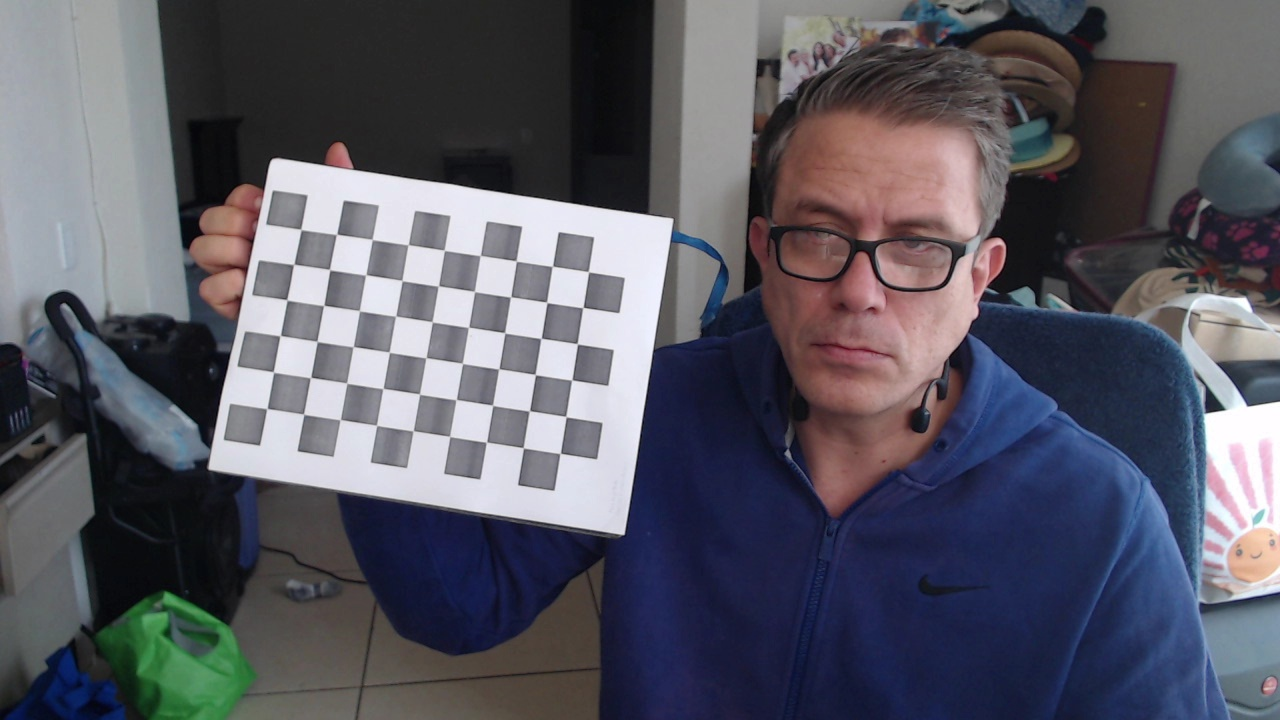
#> input picture historial/calibracion_imgs/calib_21.jpg, 1280 x 720 px; its folder holds only this picture in this run
$ python calibrar_camara.py
#> lines starting #> are read from the running program, lines starting #| are printed output that depends on the picture; after the words box and inside, x2 and y2 are one past the last pixel; in counts of white or black regions, pixels touching at a corner belong together; long printed decimals are rounded
import cv2
import numpy as np
import glob

# Parámetros del tablero de ajedrez
num_cuadros_x = 9  # Número de cuadros internos en horizontal
num_cuadros_y = 6  # Número de cuadros internos en vertical
tam_cuadro = 25.0  # Tamaño de cada cuadro en mm (ajusta según tu impresión)

# Crea los puntos 3D del tablero de ajedrez
objp = np.zeros((num_cuadros_y * num_cuadros_x, 3), np.float32)
objp[:, :2] = np.mgrid[0:num_cuadros_x, 0:num_cuadros_y].T.reshape(-1, 2)
objp *= tam_cuadro

objpoints = []  # Puntos 3D en el mundo real
imgpoints = []  # Puntos 2D en la imagen

# Lee todas las imágenes de la carpeta
imagenes = glob.glob('calibracion_imgs/*.jpg')

for fname in imagenes:
    img = cv2.imread(fname)
#> img is the input picture: shape (720, 1280, 3); mean B, G, R 98.3, 87.8, 88.2
    gray = cv2.cvtColor(img, cv2.COLOR_BGR2GRAY)
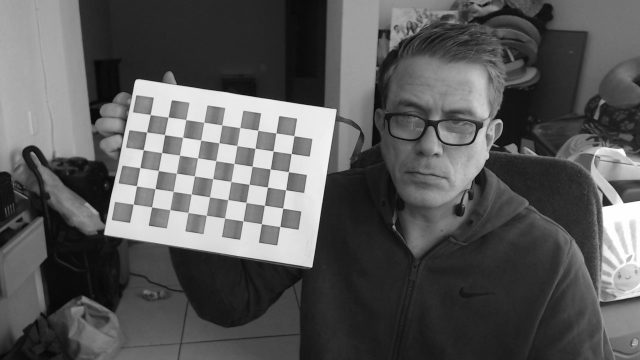
#> gray: shape (720, 1280) (shown at 1/2 size); min 0, max 255, mean 89.1

    # Encuentra las esquinas del tablero de ajedrez
    ret, corners = cv2.findChessboardCorners(gray, (num_cuadros_x, num_cuadros_y), None)
#> ret = True; corners = 54 rows, first 8: [300.3, 228.8], [337.4, 233.7], [372.4, 239.7], [408.5, 244.3], [444.2, 250.2], [480.4, 255.3], [516, 260.7], [552.7, 265.6]

    if ret:
        objpoints.append(objp)
        imgpoints.append(corners)
        # Dibuja y muestra las esquinas
        cv2.drawChessboardCorners(img, (num_cuadros_x, num_cuadros_y), corners, ret)
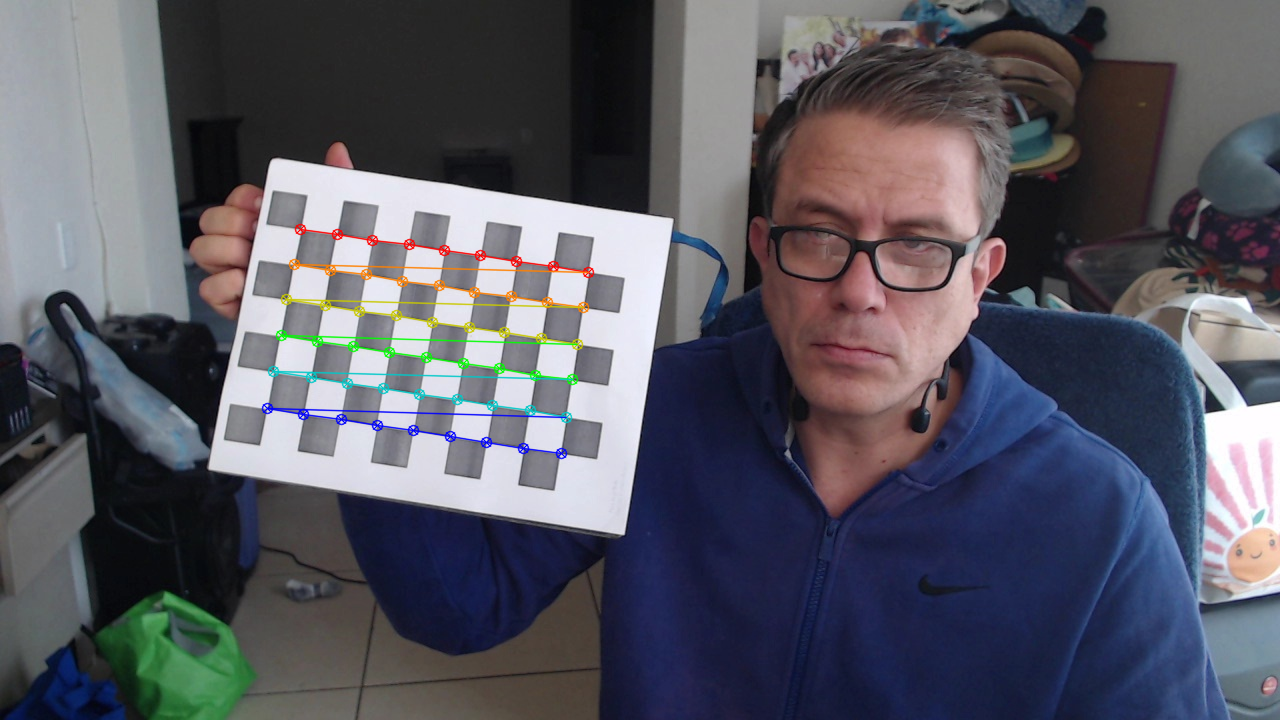
#> img: shape (720, 1280, 3); 1.5% of pixels changed, all inside (x1, y1, x2, y2) = (261, 223, 595, 460)
        cv2.imshow('Esquinas detectadas', img)
        cv2.waitKey(200)
    else:
        print(f"No se detectaron esquinas en {fname}")

cv2.destroyAllWindows()

# Calibra la cámara
ret, mtx, dist, rvecs, tvecs = cv2.calibrateCamera(objpoints, imgpoints, gray.shape[::-1], None, None)
#> ret = 0.62; mtx = [[11912.4, 0, 596.9], [0, 9496.3, 366.9], [0, 0, 1]]; dist = [[9.42, -3294.6, 0.426, -0.2, -6.44]]; rvecs = ([0.0577, 0.645, 0.154],); tvecs = ([-161.8, -97.22, 6555.1],)

print("\nMatriz de la cámara (mtx):\n", mtx)
#| Matriz de la cámara (mtx):
#|  [[1.19123608e+04 0.00000000e+00 5.96874402e+02]
#|  [0.00000000e+00 9.49634479e+03 3.66880366e+02]
#|  [0.00000000e+00 0.00000000e+00 1.00000000e+00]]
print("\nCoeficientes de distorsión (dist):\n", dist)
#| Coeficientes de distorsión (dist):
#|  [[ 9.41796281e+00 -3.29455623e+03  4.26252455e-01 -2.00097019e-01
#|   -6.43820512e+00]]
print("\nError de reproyección:", ret)
#| Error de reproyección: 0.6202

# Guarda los parámetros en un archivo
np.savez('parametros_calibracion.npz', mtx=mtx, dist=dist, rvecs=rvecs, tvecs=tvecs)
print("\nParámetros guardados en 'parametros_calibracion.npz'")

$ run again, on historial/calibracion_imgs/calib_25.jpg
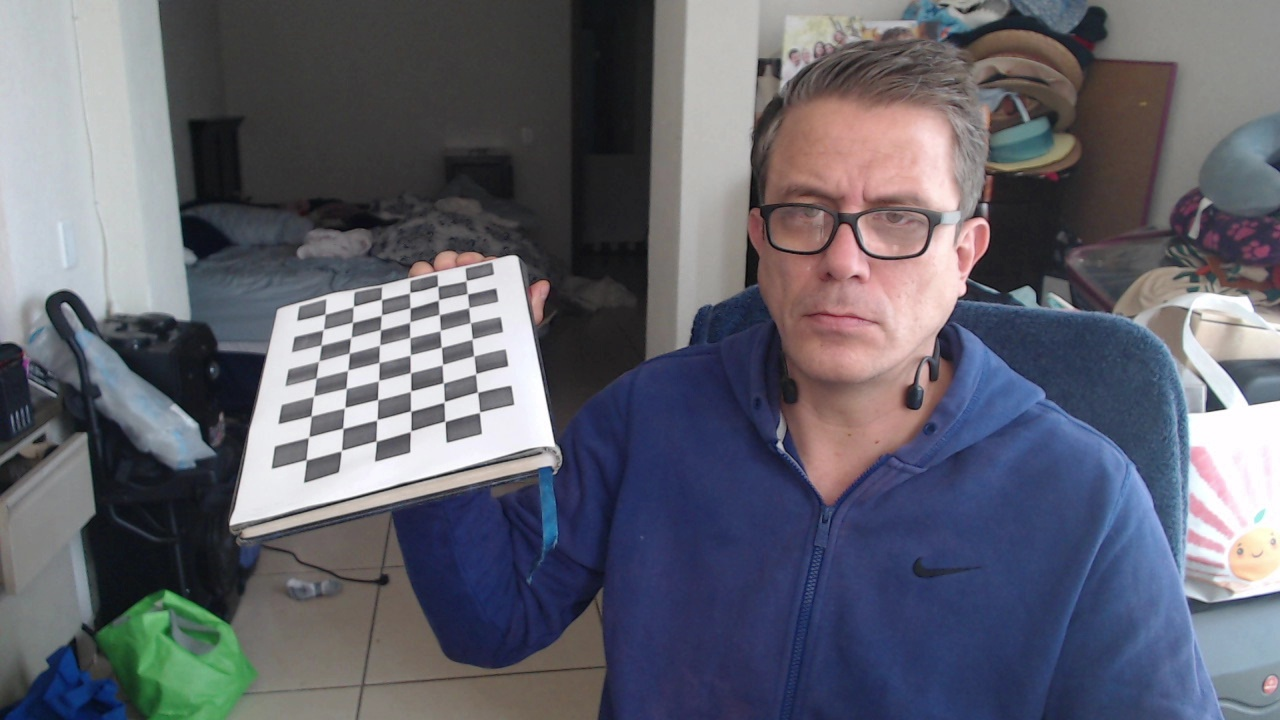
#> input picture historial/calibracion_imgs/calib_25.jpg, 1280 x 720 px
#> img is the input picture: shape (720, 1280, 3); mean B, G, R 108.9, 98.2, 97.4
#> `gray = cv2.cvtColor(img, cv2.COLOR_BGR2GRAY)`:
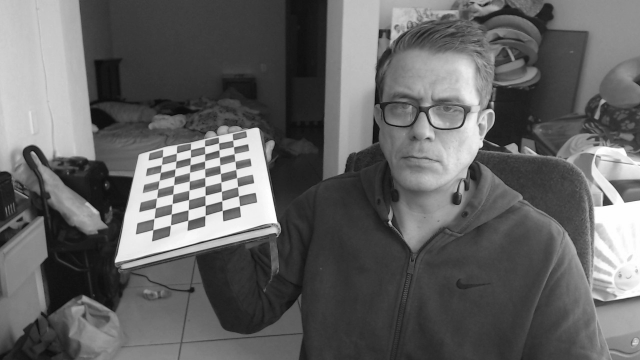
#> gray: shape (720, 1280) (shown at 1/2 size); min 3, max 255, mean 99.2
#> `ret, corners = cv2.findChessboardCorners(gray, (num_cuadros_x, num_cua..`: ret = True; corners = 54 rows, first 8: [466.5, 280.3], [467.6, 293.7], [469, 307.4], [470.3, 322.7], [472.4, 338.7], [473.6, 355.7], [475.9, 373.5], [477.6, 392.3]
#> `cv2.drawChessboardCorners(img, (num_cuadros_x, num_cuadros_y), corners..`:
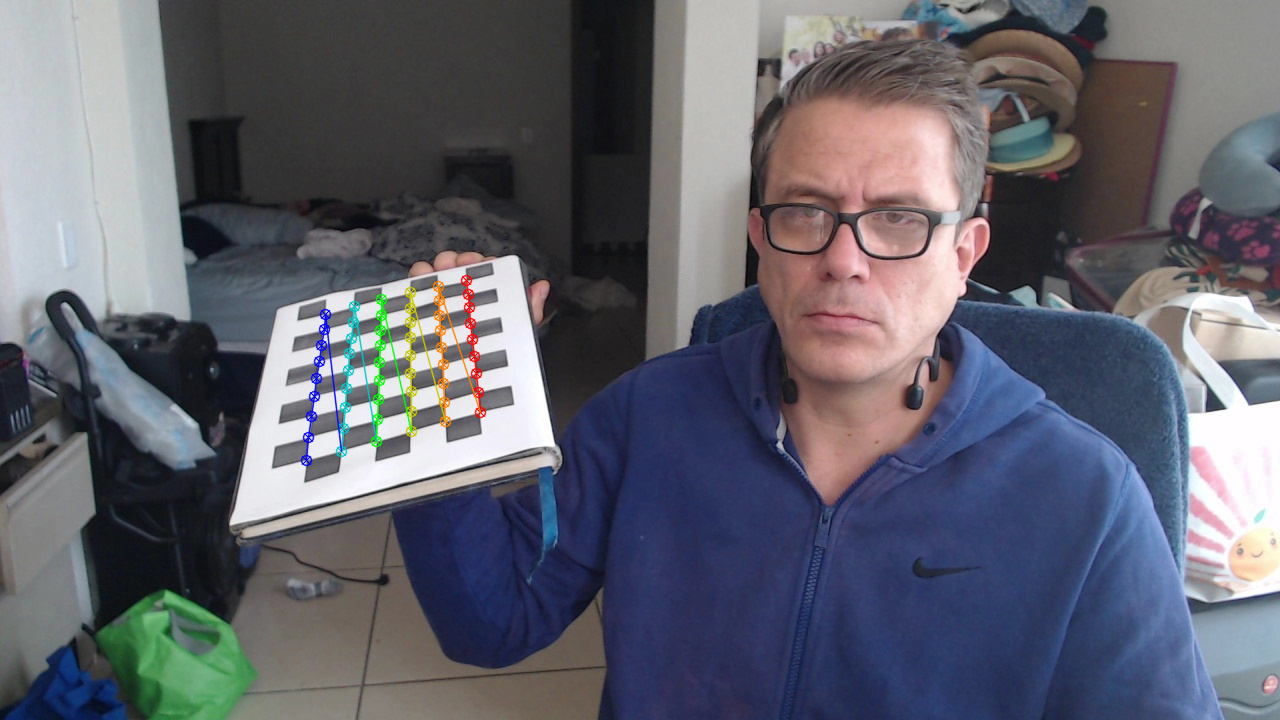
#> img: shape (720, 1280, 3); 0.95% of pixels changed, all inside (x1, y1, x2, y2) = (300, 274, 487, 467)
#> `ret, mtx, dist, rvecs, tvecs = cv2.calibrateCamera(objpoints, imgpoint..`: ret = 0.6; mtx = [[987.7, 0, 644.8], [0, 1523.4, 346.6], [0, 0, 1]]; dist = [[0.9, -9.52, -0.0182, 0.00135, 33.36]]; rvecs = ([-0.911, 0.859, 1.13],); tvecs = ([-165.2, -39.51, 930.3],)
#| Matriz de la cámara (mtx):
#|  [[9.87743361e+02 0.00000000e+00 6.44838763e+02]
#|  [0.00000000e+00 1.52338000e+03 3.46586492e+02]
#|  [0.00000000e+00 0.00000000e+00 1.00000000e+00]]
#| Coeficientes de distorsión (dist):
#|  [[ 9.00017847e-01 -9.52173158e+00 -1.82203839e-02  1.34895163e-03
#|    3.33648462e+01]]
#| Error de reproyección: 0.6003

$ run again, on historial/calibracion_imgs/calib_26.jpg
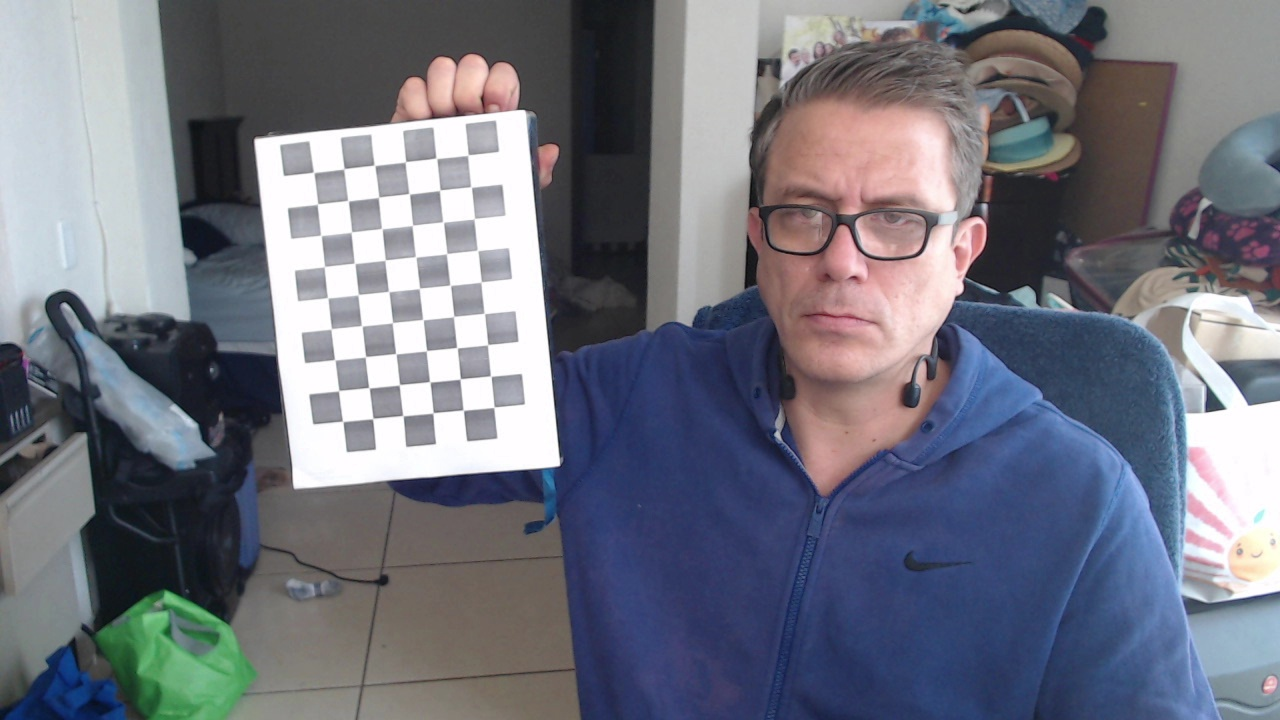
#> input picture historial/calibracion_imgs/calib_26.jpg, 1280 x 720 px
#> img is the input picture: shape (720, 1280, 3); mean B, G, R 126.7, 115, 112.6
#> `gray = cv2.cvtColor(img, cv2.COLOR_BGR2GRAY)`:
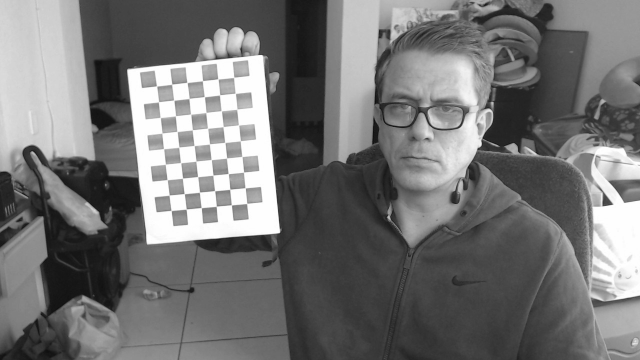
#> gray: shape (720, 1280) (shown at 1/2 size); min 8, max 255, mean 115.6
#> `ret, corners = cv2.findChessboardCorners(gray, (num_cuadros_x, num_cua..`: ret = True; corners = 54 rows, first 8: [468.6, 154.5], [471, 186.9], [474, 218.6], [477.3, 250.5], [481.3, 281.7], [484.2, 313.6], [488.1, 344.3], [490.9, 376.4]
#> `cv2.drawChessboardCorners(img, (num_cuadros_x, num_cuadros_y), corners..`:
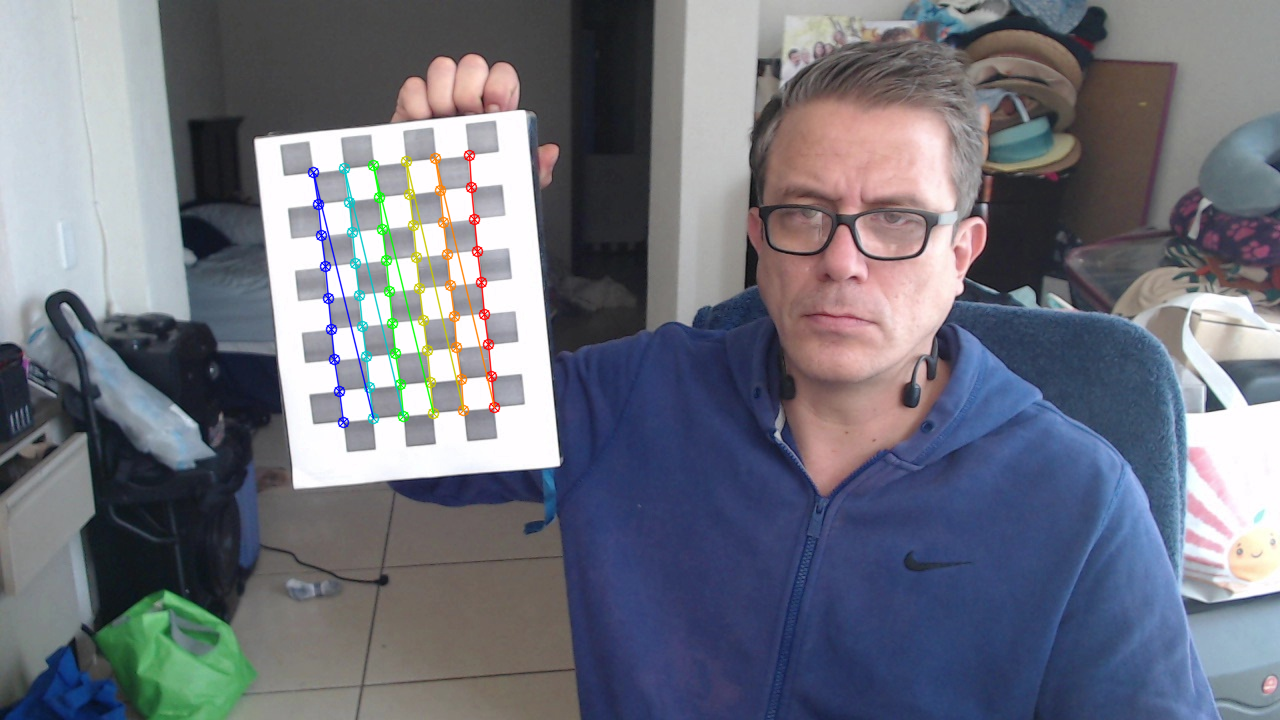
#> img: shape (720, 1280, 3); 1.34% of pixels changed, all inside (x1, y1, x2, y2) = (307, 149, 501, 429)
#> `ret, mtx, dist, rvecs, tvecs = cv2.calibrateCamera(objpoints, imgpoint..`: ret = 0.549; mtx = [[691.4, 0, 623.3], [0, 683.5, 306], [0, 0, 1]]; dist = [[0.126, -0.0582, 0.0131, 0.0331, -0.0673]]; rvecs = ([0.0985, -0.0231, 1.48],); tvecs = ([-121.3, -118.6, 526.9],)
#| Matriz de la cámara (mtx):
#|  [[691.448   0.         623.279]
#|  [  0.         683.509 306.030]
#|  [  0.           0.           1.        ]]
#| Coeficientes de distorsión (dist):
#|  [[ 0.1261 -0.05816  0.01312  0.03315 -0.06726]]
#| Error de reproyección: 0.5487
